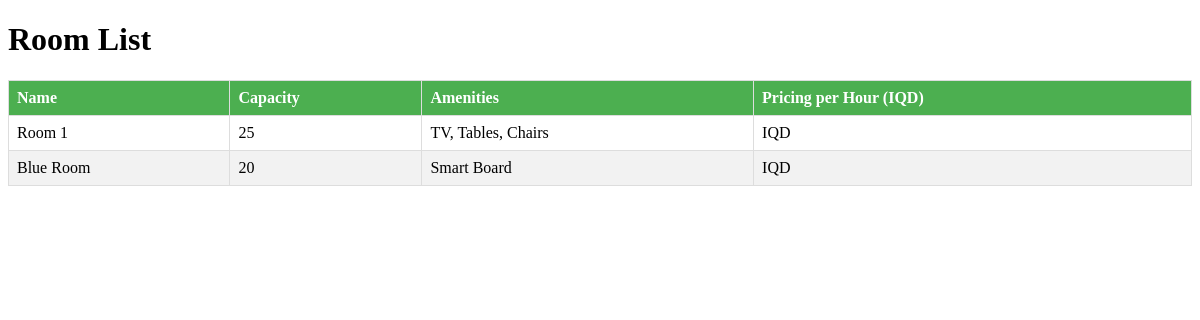
Before: /room/ with the older database file.
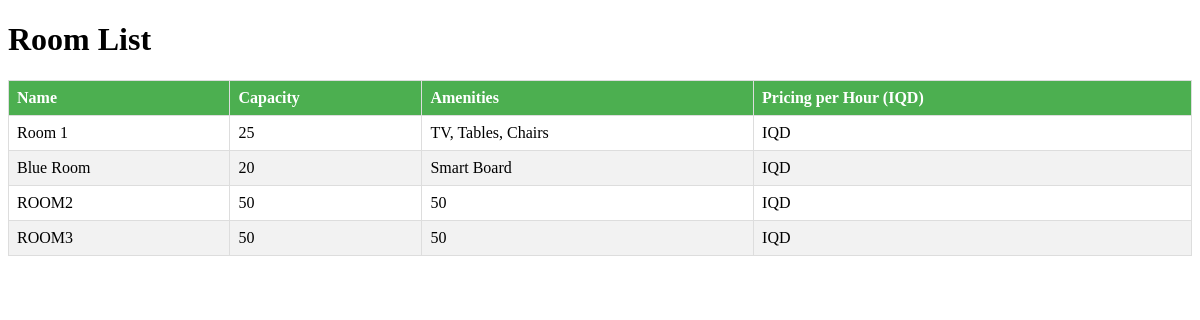
After: the same page with the newer database file.
### commercial/models.py (models this page shows, shortened)
class Room(models.Model):
    name = models.CharField(max_length=255, null=False)
    capacity = models.IntegerField(null=False)
    amenities = models.TextField(null=True)
    rate_per_hour = models.DecimalField(max_digits=10, decimal_places=2, null=False)
    picture = models.ImageField(upload_to='rooms/', null=True)

### commercial/views.py (the view)
# urls.py: path('room/', views.room, name='room'),
def room(request):
    rooms = Room.objects.all()
    return render(request,('room.html'),{
        'rooms': rooms
        })

### commercial/templates/room.html (shortened to what this page needs)
<!DOCTYPE html>
<html lang="en">
<head>
</head>
<body>
    <h1>Room List</h1>
    <table>
        <thead>
            <tr>
                <th>Name</th>
                <th>Capacity</th>
                <th>Amenities</th>
                <th>Pricing per Hour (IQD)</th>
            </tr>
        </thead>
        <tbody>
            {% for room in rooms %}
                <tr>
                    <td>{{ room.name }}</td>
                    <td>{{ room.capacity }}</td>
                    <td>{{ room.amenities }}</td>
                    <td>{{ room.pricing_per_hour }} IQD </td>
                </tr>
            {% endfor %}
        </tbody>
    </table>
</body>
</html>

### commercial/templates/room.html (style rules this page uses)
table { border-collapse: collapse; width: 100%; }
th, td { border: 1px solid #dddddd; text-align: left; padding: 8px; }
tr:nth-child(even) { background-color: #f2f2f2; }
th { background-color: #4CAF50; color: white; }

Changed rows visible on the page:
added Room: name "ROOM2", capacity "50", amenities "50"
added Room: name "ROOM3", capacity "50", amenities "50"
